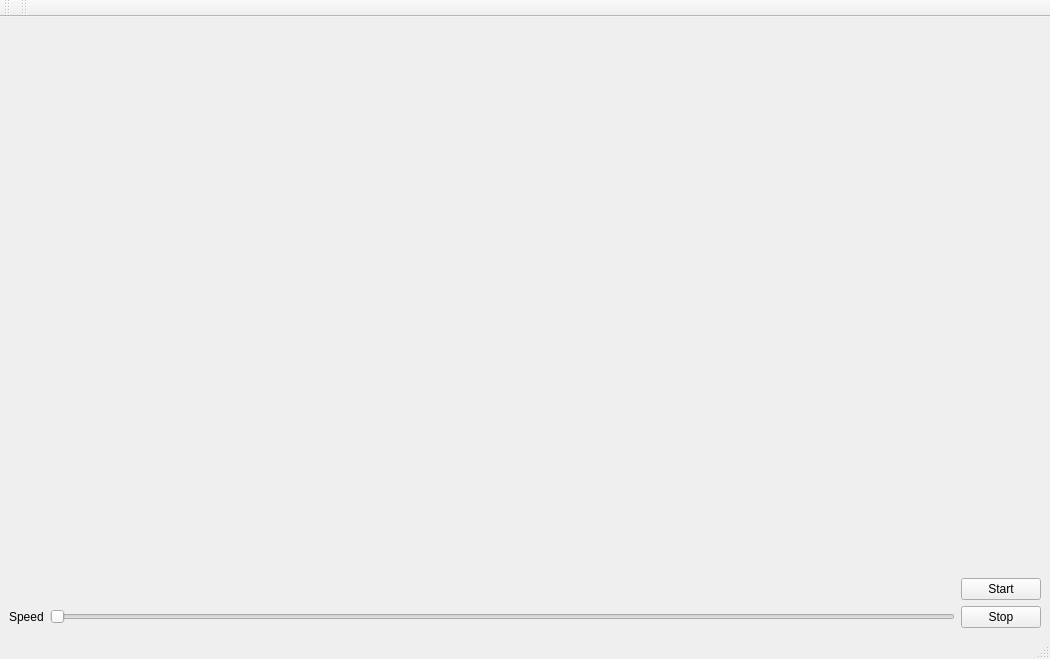
<?xml version="1.0" encoding="UTF-8"?>
<ui version="4.0">
 <class>MainWindow</class>
 <widget class="QMainWindow" name="MainWindow">
  <property name="geometry">
   <rect>
    <x>0</x>
    <y>0</y>
    <width>1050</width>
    <height>659</height>
   </rect>
  </property>
  <property name="windowTitle">
   <string>MainWindow</string>
  </property>
  <widget class="QWidget" name="centralwidget">
   <property name="enabled">
    <bool>true</bool>
   </property>
   <layout class="QGridLayout" name="gridLayout_6">
    <item row="12" column="0">
     <widget class="QLabel" name="label">
      <property name="text">
       <string>Speed</string>
      </property>
     </widget>
    </item>
    <item row="2" column="0" colspan="3">
     <widget class="GridWidget" name="gridWidget" native="true">
      <layout class="QGridLayout" name="gridLayout"/>
     </widget>
    </item>
    <item row="10" column="2">
     <widget class="QPushButton" name="btn_start">
      <property name="text">
       <string>Start</string>
      </property>
     </widget>
    </item>
    <item row="12" column="2">
     <widget class="QPushButton" name="btn_stop">
      <property name="text">
       <string>Stop</string>
      </property>
     </widget>
    </item>
    <item row="12" column="1">
     <widget class="QSlider" name="speedSlider">
      <property name="layoutDirection">
       <enum>Qt::LeftToRight</enum>
      </property>
      <property name="autoFillBackground">
       <bool>true</bool>
      </property>
      <property name="minimum">
       <number>1</number>
      </property>
      <property name="maximum">
       <number>1000</number>
      </property>
      <property name="tracking">
       <bool>true</bool>
      </property>
      <property name="orientation">
       <enum>Qt::Horizontal</enum>
      </property>
      <property name="invertedAppearance">
       <bool>false</bool>
      </property>
      <property name="invertedControls">
       <bool>false</bool>
      </property>
     </widget>
    </item>
   </layout>
  </widget>
  <widget class="QMenuBar" name="menubar">
   <property name="geometry">
    <rect>
     <x>0</x>
     <y>0</y>
     <width>1050</width>
     <height>22</height>
    </rect>
   </property>
  </widget>
  <widget class="QStatusBar" name="statusbar"/>
  <widget class="QToolBar" name="toolBar">
   <property name="windowTitle">
    <string>toolBar</string>
   </property>
   <attribute name="toolBarArea">
    <enum>TopToolBarArea</enum>
   </attribute>
   <attribute name="toolBarBreak">
    <bool>false</bool>
   </attribute>
  </widget>
  <widget class="QToolBar" name="toolBar_2">
   <property name="windowTitle">
    <string>toolBar_2</string>
   </property>
   <attribute name="toolBarArea">
    <enum>TopToolBarArea</enum>
   </attribute>
   <attribute name="toolBarBreak">
    <bool>false</bool>
   </attribute>
  </widget>
 </widget>
 <customwidgets>
  <customwidget>
   <class>GridWidget</class>
   <extends>QWidget</extends>
   <header>gridwidget.h</header>
   <container>1</container>
  </customwidget>
 </customwidgets>
 <resources/>
 <connections/>
</ui>
